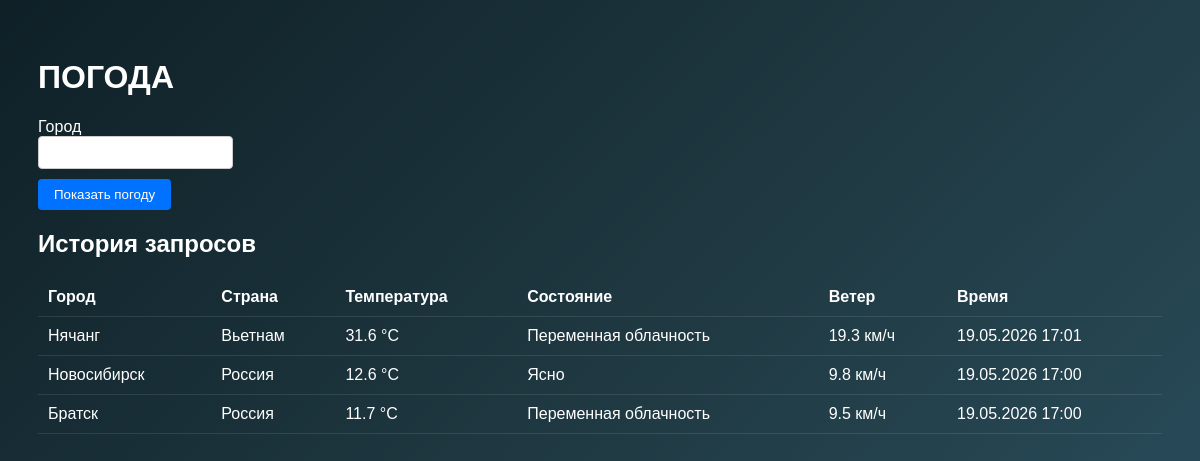
The page / on the database its author committed.
### models.py (models this page shows)
class WeatherRequest(Base):
    __tablename__ = "weather_requests"
    id = Column(Integer, primary_key=True, index=True)
    city = Column(String, index=True)
    country = Column(String)
    temperature = Column(Float)
    condition = Column(String)
    wind_speed = Column(Float)
    fetched_at = Column(
        DateTime,
        default=lambda: datetime.now(ZoneInfo("Asia/Novosibirsk")).replace(tzinfo=None)
    )

### main.py (the view)
@app.get("/", response_class=HTMLResponse)
async def index(request: Request, db: Session = Depends(get_db)):
    history = db.query(models.WeatherRequest).order_by(models.WeatherRequest.id.desc()).limit(10).all()
    return templates.TemplateResponse(
        request=request,
        name="index.html",
        context={"history": history, "weather": None, "error": None}
    )

### templates/index.html (shortened to what this page needs)
<!DOCTYPE html>
<html lang="ru">
<head>
</head>
<body>
<h1>
    <a href="{{ url_for('index') }}" style="text-decoration: none; color: inherit;">ПОГОДА</a>
</h1>
<form action="/weather/search" method="post">
    <div>
        <label for="city">Город</label><br>
        <input type="text" id="city" name="city" required autocomplete="off">
    </div>
    <div style="margin-top: 10px;">
        <button type="submit">Показать погоду</button>
    </div>
</form>
{% if history %}
    <h2>История запросов</h2>
    <table>
        <thead>
            <tr>
                <th>Город</th>
                <th>Страна</th>
                <th>Температура</th>
                <th>Состояние</th>
                <th>Ветер</th>
                <th>Время</th>
            </tr>
        </thead>
        <tbody>
            {% for item in history %}
                <tr>
                    <td>{{ item.city }}</td>
                    <td>{{ item.country }}</td>
                    <td>{{ item.temperature }} °C</td>
                    <td>{{ item.condition }}</td>
                    <td>{{ item.wind_speed }} км/ч</td>
                    <td>{{ item.fetched_at.strftime("%d.%m.%Y %H:%M") }}</td>
                </tr>
            {% endfor %}
        </tbody>
    </table>
{% endif %}
</body>
</html>

### templates/index.html (style rules this page uses)
body { background: linear-gradient(135deg, #0f2027, #203a43, #2c5364); min-height: 100vh; color: white; font-family: sans-serif; padding: 30px; }
table { width: 100%; border-collapse: collapse; margin-top: 20px; }
th, td { padding: 10px; border-bottom: 1px solid rgba(255,255,255,0.1); text-align: left; }
input[type="text"] { padding: 8px; border-radius: 4px; border: 1px solid #ccc; margin-right: 10px; }
button { padding: 8px 16px; border-radius: 4px; background: #0072ff; color: white; border: none; cursor: pointer; }

### rows shown on the page
WeatherRequest: city "Нячанг", country "Вьетнам", temperature "31.6", condition "Переменная облачность", wind_speed "19.3", fetched_at "19.05.2026 17:01"
WeatherRequest: city "Новосибирск", country "Россия", temperature "12.6", condition "Ясно", wind_speed "9.8", fetched_at "19.05.2026 17:00"
WeatherRequest: city "Братск", country "Россия", temperature "11.7", condition "Переменная облачность", wind_speed "9.5", fetched_at "19.05.2026 17:00"
